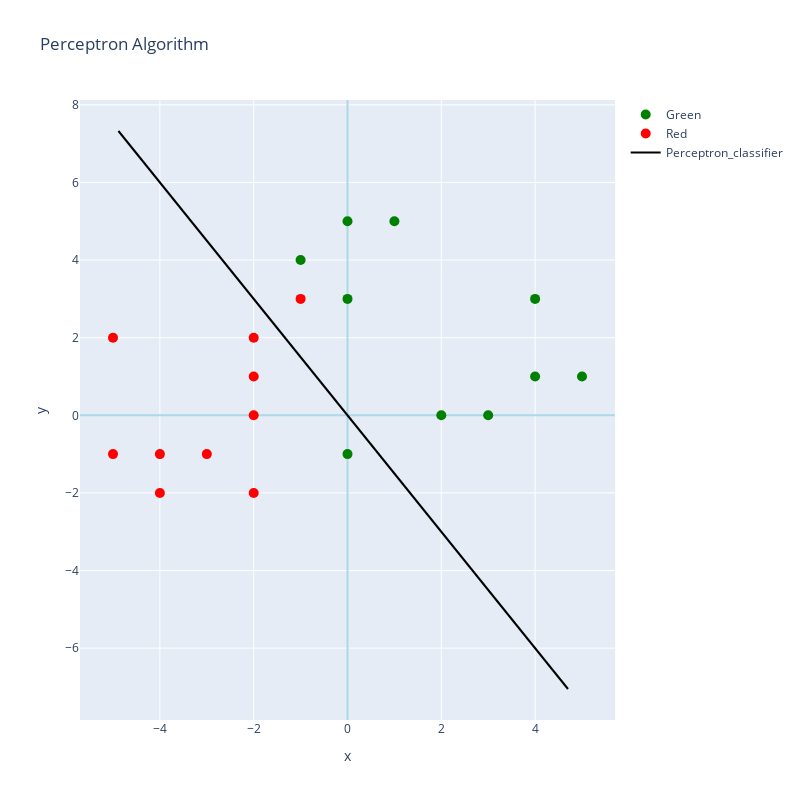

Write notebook code for a chart like this one.
### Code cell
b = 0
w = [[b,.75,.5]]       # First guess of the weights
inpt = [[1,'x','y']]   # Dimensions  

slope = - w[0][1]/w[0][2] # linear slope

x2 = np.linspace(min(min(x),min(x1)), max(max(x),max(x1)), num=10)
y2 = slope * x2
df2 = pd.DataFrame({'x':x2, 'y':y2})

print('')
print('Expression : w_0 + w_1 x + w_2 y')
print('')
print('Classification : 0 + 1 x + 0.5 y > 0')
print('')
print(f'Equals : y > {slope} x')
print('')

# plot
trace1 =go.Scatter(
                    x = df.x,
                    y = df.y,
                    mode = "markers",
                    name = "Green",
                    marker = dict(color = 'green', size = 10),
                    text= 'Raw data')

trace2 =go.Scatter(
                    x = df1.x,
                    y = df1.y,
                    mode = "markers",
                    name = "Red",
                    marker = dict(color = 'red', size = 10),
                    text= 'Raw data')

trace3 =go.Scatter(
                    x = df2.x,
                    y = df2.y,
                    mode = "lines",
                    name = "Perceptron_classifier",
                    marker = dict(color = 'black', size = 10),
                    text= 'Raw data')

layout = dict(title = 'Perceptron Algorithm',
              xaxis= dict(title= 'x',ticklen= 0,zerolinecolor='lightblue',zeroline= True),
              yaxis= dict(title= 'y',ticklen= 5,zerolinecolor='lightblue',zeroline= True),
              width = 800,height = 800
             )
data = [trace1,trace2,trace3]
fig = dict(data = data, layout = layout)
iplot(fig)

print('')
print('The first guess algorithm is missclassifies two points , red and green')

### Figure 1 — Plotly figure (JSON) as saved in the notebook; plotly's stock layout.template omitted (floating-point values rounded to 4 significant figures)
{"data": [{"marker": {"color": "green", "size": 10}, "mode": "markers", "name": "Green", "text": "Raw data", "type": "scatter", "x": [3, 0, 5, 2, 4, 0, -1, 1, 0, 4], "y": [0, 3, 1, 0, 3, -1, 4, 5, 5, 1]}, {"marker": {"color": "red", "size": 10}, "mode": "markers", "name": "Red", "text": "Raw data", "type": "scatter", "x": [-5, -1, -4, -2, -4, -5, -2, -2, -2, -3], "y": [2, 3, -2, -2, -1, -1, 1, 0, 2, -1]}, {"marker": {"color": "black", "size": 10}, "mode": "lines", "name": "Perceptron_classifier", "text": "Raw data", "type": "scatter", "x": [-4.884, -3.819, -2.754, -1.689, -0.6237, 0.4414, 1.506, 2.572, 3.637, 4.702], "y": [7.326, 5.728, 4.131, 2.533, 0.9356, -0.662, -2.26, -3.857, -5.455, -7.053]}], "layout": {"height": 800, "title": {"text": "Perceptron Algorithm"}, "width": 800, "xaxis": {"autorange": true, "range": [-5.706, 5.706], "ticklen": 0, "title": {"text": "x"}, "type": "linear", "zeroline": true, "zerolinecolor": "lightblue"}, "yaxis": {"autorange": true, "range": [-7.851, 8.125], "ticklen": 5, "title": {"text": "y"}, "type": "linear", "zeroline": true, "zerolinecolor": "lightblue"}}}
